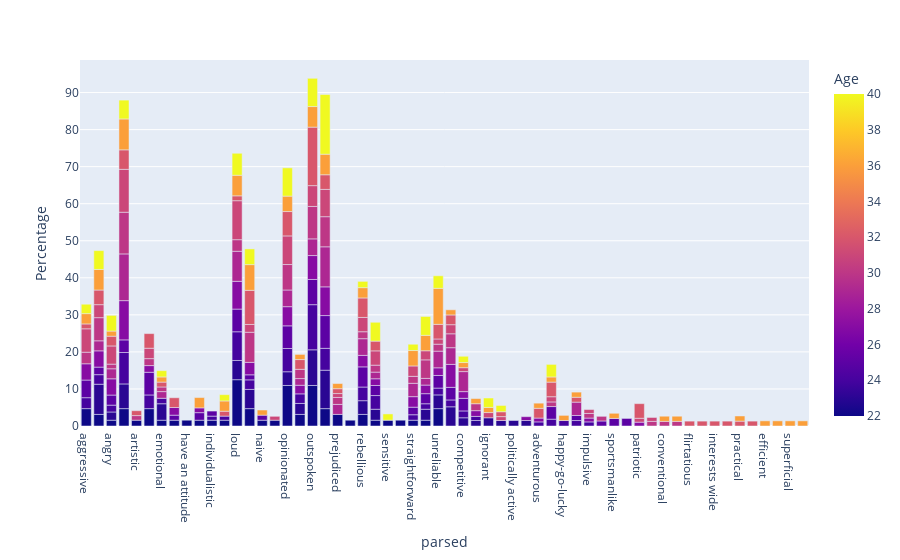

Here is the notebook cell this chart was saved with:
### Code cell
subset = df[['Spkr', 'segment', 'Age', 'Gender', 'Education', 'Occupation', 'Edu.Group', 'Age.Group', 
       'model_response_adjective_princeton_Qwen2-Audio-7B-Instruct',
       'model_prompt_adjective_princeton_Qwen2-Audio-7B-Instruct']].copy()


subset['parsed'] = subset.apply(lambda row: parse_adjectives(row, 'model_response_adjective_princeton_Qwen2-Audio-7B-Instruct', ADJECTIVES_PRINCETON['english']), axis=1)

df_exploded = subset.explode('parsed')
result = df_exploded.groupby(['Age', 'parsed']).size().reset_index(name='count')


result['Total'] = result.groupby('Age')['count'].transform('sum')
result['Percentage'] = result['count'] / result['Total'] * 100

result = result[result['Percentage']>1]

# Create a grouped bar plot
fig = px.bar(
    result,
    x='parsed',
    y='Percentage',
    color='Age',    # Different colors for each group
    barmode='group',  # Place bars side-by-side rather than stacking them
)
fig.show()

### Figure 1 — Plotly figure (JSON) as saved in the notebook; plotly's stock layout.template omitted (floating-point values rounded to 4 significant figures; data arrays with more than 128 entries replaced by an {"elided": "..."} marker saying what was removed)
{"data": [{"alignmentgroup": "True", "hovertemplate": "parsed=%{x}<br>Percentage=%{y}<br>Age=%{marker.color}<extra></extra>", "legendgroup": "", "marker": {"color": {"elided": "285 int values"}, "coloraxis": "coloraxis", "pattern": {"shape": ""}}, "name": "", "offsetgroup": "", "orientation": "v", "showlegend": false, "textposition": "auto", "type": "bar", "x": {"elided": "285 str values"}, "xaxis": "x", "y": {"elided": "285 float values"}, "yaxis": "y"}], "layout": {"barmode": "group", "coloraxis": {"colorbar": {"title": {"text": "Age"}}, "colorscale": [[0, "#0d0887"], [0.1111, "#46039f"], [0.2222, "#7201a8"], [0.3333, "#9c179e"], [0.4444, "#bd3786"], [0.5556, "#d8576b"], [0.6667, "#ed7953"], [0.7778, "#fb9f3a"], [0.8889, "#fdca26"], [1, "#f0f921"]]}, "legend": {"tracegroupgap": 0}, "margin": {"t": 60}, "xaxis": {"anchor": "y", "domain": [0, 1], "title": {"text": "parsed"}}, "yaxis": {"anchor": "x", "domain": [0, 1], "title": {"text": "Percentage"}}}}
